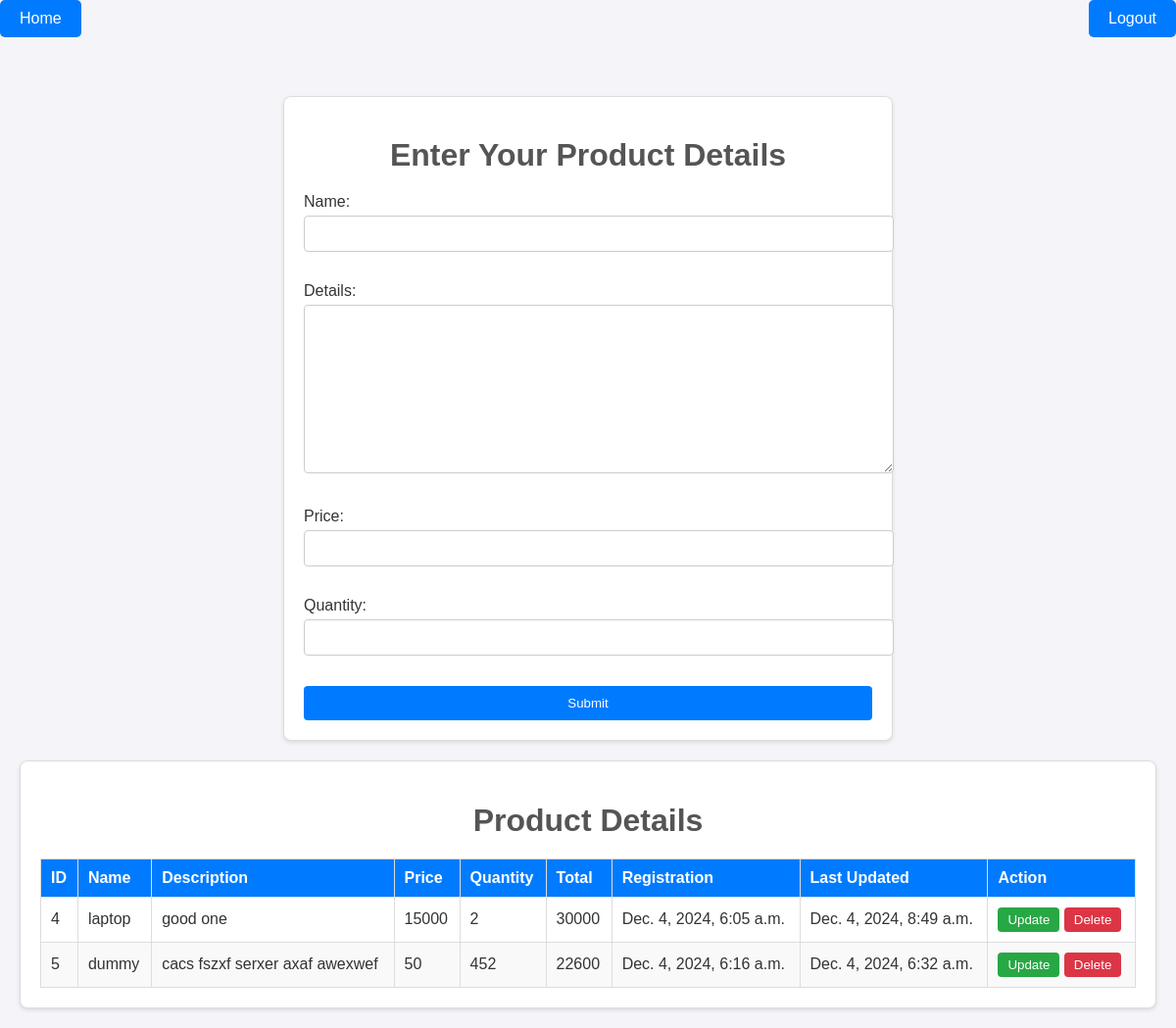
/product/ (signed in), run on the app's committed database.
### my_app/models.py (models this page shows, shortened)
class product(models.Model):
    name = models.CharField(max_length=255)
    details = models.TextField()
    price = models.IntegerField()
    quantity = models.IntegerField()
    Create_date = models.DateTimeField(auto_now_add=True)
    last_updated = models.DateTimeField(auto_now=True)
    def total(self):
        return self.price * self.quantity

### my_app/views.py (the view)
# urls.py: path('product/',views.show_product_page,name='product'),
def show_product_page(request):
    if request.user.is_anonymous:
        return redirect('login')
    else:
        if request.method=='POST':
            products = product.objects.all()
            form = productForm(request.POST)
            if form.is_valid():
                form.save()
                return redirect('product')
        else:
            form = productForm()
            products = product.objects.all()
            return render(request,'product_form.html',{'form':form,'products':products})

### my_app/forms.py
class productForm(forms.ModelForm):
    class Meta:
        model = product
        fields = ('name','details','price','quantity')

### my_app/templates/product_form.html (shortened to what this page needs)
<!DOCTYPE html>
<html lang="en">
<head>
    {% load static %}
    <link rel="stylesheet" href="{% static 'css/product_styles.css' %}">
</head>
<body>
    <div class="button-container">
        <a href="{% url 'home' %}" class="home-button">Home</a>
        <a href="/logout" class="home-button">Logout</a>
    </div>
    <div id="container">
        <div class="content-wrapper">
            <div class="form-section">
                <h1>Enter Your Product Details</h1>
                <form method="post">
                    <div class="form-group">
                        {{ form.as_p }}
                    </div>
                    <button type="submit" class="submit-btn">Submit</button>
                </form>
            </div>
            <div class="product-list">
                <h1>Product Details</h1>
                <table>
                    <thead>
                        <tr>
                            <th>ID</th>
                            <th>Name</th>
                            <th>Description</th>
                            <th>Price</th>
                            <th>Quantity</th>
                            <th>Total</th>
                            <th>Registration</th>
                            <th>Last Updated</th>
                            <th>Action</th>
                        </tr>
                    </thead>
                    <tbody>
                        {% for i in products %}
                        <tr>
                            <td>{{ i.id }}</td>
                            <td>{{ i.name }}</td>
                            <td>{{ i.details }}</td>
                            <td>{{ i.price }}</td>
                            <td>{{ i.quantity }}</td>
                            <td>{{ i.total }}</td>
                            <td>{{ i.Create_date }}</td>
                            <td>{{ i.last_updated }}</td>
                            <td>
                                <a href="{% url 'update_product' i.id %}"><button class="btn-action">Update</button></a>
                                <a href="{% url 'delete_product' i.id %}"
                                    onclick="return confirm('Are you sure you want to delete this data?')"><button
                                        class="btn-action btn-delete">Delete</button></a>
                            </td>
                        </tr>
                        {% endfor %}
                    </tbody>
                </table>
            </div>
        </div>
    </div>
</body>
</html>

### my_app/static/css/product_styles.css (style rules this page uses)
body { font-family: Arial, sans-serif; margin: 0; padding: 0; background-color: #f4f4f9; color: #333; }
h1 { text-align: center; color: #555; }
#container { max-width: 1200px; margin: 0 auto; padding: 20px; }
.button-container { display: flex; justify-content: space-between; align-items: center; margin-bottom: 20px; }
.button-container a { display: inline-block; padding: 10px 20px; background-color: #007BFF; color: #fff; text-decoration: none; border-radius: 5px; }
.btn-action { padding: 5px 10px; background-color: #28a745; color: white; border: none; border-radius: 4px; cursor: pointer; }
.btn-delete { background-color: #dc3545; }
.form-section { background-color: #fff; border: 1px solid #ddd; border-radius: 8px; padding: 20px; margin: 20px auto; width: 50%; box-shadow: 0 2px 4px rgba(0, 0, 0, 0.1); text-align: center; position: relative; }
.form-section h1 { margin-bottom: 20px; }
.form-group { margin-bottom: 15px; text-align: left; }
input[type="text"], input[type="number"], textarea, select { width: 100%; padding: 10px; margin: 5px 0 15px; border: 1px solid #ccc; border-radius: 4px; }
.submit-btn { width: 100%; padding: 10px; background-color: #007BFF; color: white; border: none; border-radius: 4px; cursor: pointer; }
.product-list { background-color: #fff; border: 1px solid #ddd; border-radius: 8px; padding: 20px; box-shadow: 0 2px 4px rgba(0, 0, 0, 0.1); }
.product-list h1 { margin-bottom: 20px; }
table { width: 100%; border-collapse: collapse; margin-top: 20px; }
table thead th { background-color: #007BFF; color: white; padding: 10px; text-align: left; border: 1px solid #ddd; }
table tbody td { padding: 10px; border: 1px solid #ddd; }
table tbody tr:nth-child(even) { background-color: #f9f9f9; }

### data on the page
product: id "4", name "laptop", details "good one", price "15000", quantity "2", total "30000", Create_date "Dec. 4, 2024, 6:05 a.m.", last_updated "Dec. 4, 2024, 8:49 a.m."
product: id "5", name "dummy", details "cacs fszxf serxer axaf awexwef", price "50", quantity "452", total "22600", Create_date "Dec. 4, 2024, 6:16 a.m.", last_updated "Dec. 4, 2024, 6:32 a.m."
